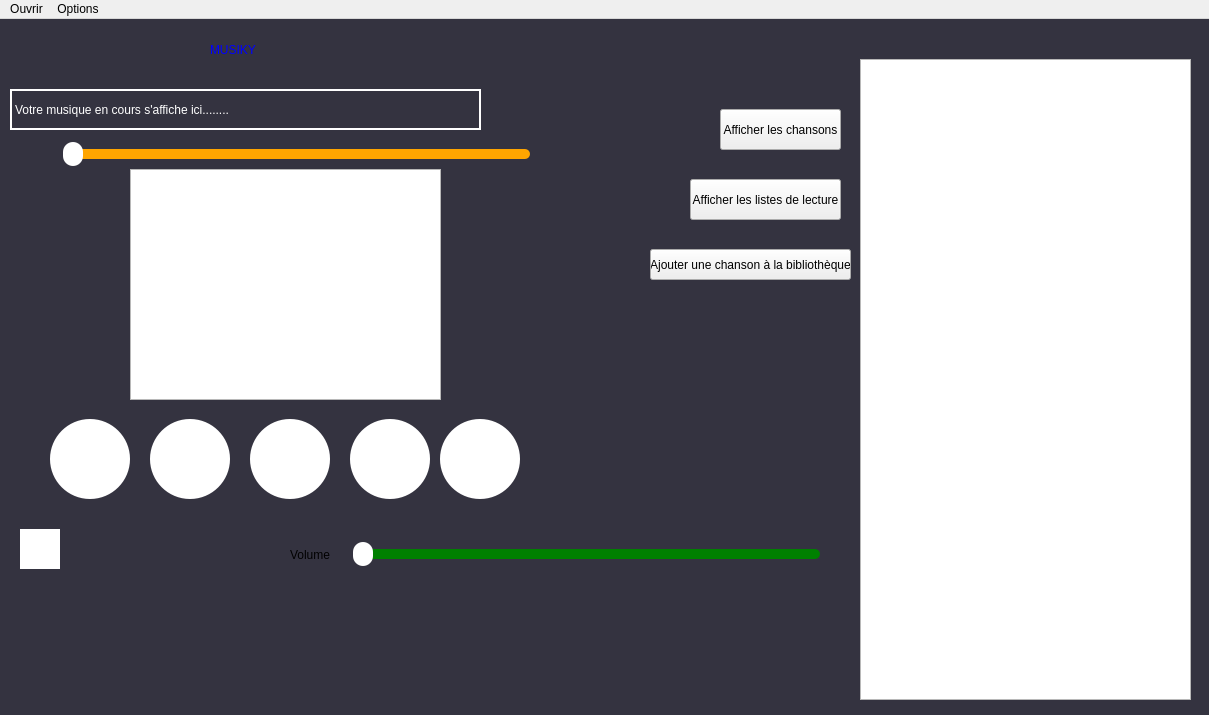
<?xml version="1.0" encoding="UTF-8"?>
<ui version="4.0">
 <class>MainWindow</class>
 <widget class="QMainWindow" name="MainWindow">
  <property name="geometry">
   <rect>
    <x>0</x>
    <y>0</y>
    <width>1209</width>
    <height>715</height>
   </rect>
  </property>
  <property name="font">
   <font>
    <italic>true</italic>
   </font>
  </property>
  <property name="windowTitle">
   <string>MainWindow</string>
  </property>
  <property name="styleSheet">
   <string notr="true">QMainWindow{

          background-color:rgb(52,51,64);

}</string>
  </property>
  <widget class="QWidget" name="centralwidget">
   <widget class="QLabel" name="label">
    <property name="geometry">
     <rect>
      <x>210</x>
      <y>10</y>
      <width>181</width>
      <height>41</height>
     </rect>
    </property>
    <property name="styleSheet">
     <string notr="true">color: blue;
font: 75 35pt &quot;MS Shell Dlg 2&quot;;

</string>
    </property>
    <property name="text">
     <string>MUSIKY</string>
    </property>
   </widget>
   <widget class="QLabel" name="label_filename">
    <property name="geometry">
     <rect>
      <x>10</x>
      <y>70</y>
      <width>471</width>
      <height>41</height>
     </rect>
    </property>
    <property name="styleSheet">
     <string notr="true">QLabel{
border:2px solid rgb(255,255,255);
color:rgb(255,255,255);
}</string>
    </property>
    <property name="frameShape">
     <enum>QFrame::Panel</enum>
    </property>
    <property name="lineWidth">
     <number>2</number>
    </property>
    <property name="text">
     <string>Votre musique en cours s'affiche ici........</string>
    </property>
   </widget>
   <widget class="QSlider" name="horizontalSlider">
    <property name="geometry">
     <rect>
      <x>50</x>
      <y>120</y>
      <width>501</width>
      <height>31</height>
     </rect>
    </property>
    <property name="styleSheet">
     <string notr="true">QSlider::groove:horizontal{
height:10px;
width:460px;
background:orange;
border-radius:5px;
}

QSlider::handle:horizontal{
background:rgb(255,255,255);
height:20px;
width:20px;
margin:-7px  -7px;
border-radius:10px;



}</string>
    </property>
    <property name="orientation">
     <enum>Qt::Horizontal</enum>
    </property>
   </widget>
   <widget class="QPushButton" name="pushButton_Play">
    <property name="geometry">
     <rect>
      <x>250</x>
      <y>400</y>
      <width>80</width>
      <height>80</height>
     </rect>
    </property>
    <property name="styleSheet">
     <string notr="true">QPushButton{
   border:none;
   border-radius:40px;
background-color:rgb(255,255,255);
color:rgb(52,51,64);
min-width:80px;
max-width:80px;
min-height:80px;
max-height:80px;
padding:0px;
}

QPushButton:Hover{
  background-color: yellow 
}</string>
    </property>
    <property name="text">
     <string/>
    </property>
    <property name="iconSize">
     <size>
      <width>30</width>
      <height>30</height>
     </size>
    </property>
   </widget>
   <widget class="QPushButton" name="pushButton_3_Pause">
    <property name="geometry">
     <rect>
      <x>350</x>
      <y>400</y>
      <width>80</width>
      <height>80</height>
     </rect>
    </property>
    <property name="styleSheet">
     <string notr="true">QPushButton{
   border:none;
   border-radius:40px;
background-color:rgb(255,255,255);
color:rgb(52,51,64);
min-width:80px;
max-width:80px;
min-height:80px;
max-height:80px;
padding:0px;
}

QPushButton:Hover{
  background-color: purple; 
}</string>
    </property>
    <property name="text">
     <string/>
    </property>
    <property name="iconSize">
     <size>
      <width>30</width>
      <height>30</height>
     </size>
    </property>
   </widget>
   <widget class="QPushButton" name="pushButton_4_Stop">
    <property name="geometry">
     <rect>
      <x>150</x>
      <y>400</y>
      <width>80</width>
      <height>80</height>
     </rect>
    </property>
    <property name="styleSheet">
     <string notr="true">QPushButton{
   border:none;
   border-radius:40px;
background-color:rgb(255,255,255);
color:rgb(52,51,64);
min-width:80px;
max-width:80px;
min-height:80px;
max-height:80px;
padding:0px;
}

QPushButton:Hover{
  background-color: gray;
}</string>
    </property>
    <property name="text">
     <string/>
    </property>
    <property name="iconSize">
     <size>
      <width>30</width>
      <height>30</height>
     </size>
    </property>
   </widget>
   <widget class="QSlider" name="horizontalSlider_2">
    <property name="geometry">
     <rect>
      <x>340</x>
      <y>520</y>
      <width>501</width>
      <height>31</height>
     </rect>
    </property>
    <property name="styleSheet">
     <string notr="true">QSlider::groove:horizontal{
height:10px;
width:460px;
background:green;
border-radius:5px;
}

QSlider::handle:horizontal{
background:rgb(255,255,255);
height:20px;
width:20px;
margin:-7px  -7px;
border-radius:10px;



}</string>
    </property>
    <property name="orientation">
     <enum>Qt::Horizontal</enum>
    </property>
   </widget>
   <widget class="QPushButton" name="pushButton_volume">
    <property name="geometry">
     <rect>
      <x>20</x>
      <y>510</y>
      <width>40</width>
      <height>40</height>
     </rect>
    </property>
    <property name="styleSheet">
     <string notr="true">QPushButton{
   border:none;
   border-radius:40px;
background-color:rgb(255,255,255);
color:rgb(52,51,64);
min-width:40px;
max-width:40px;
min-height:40px;
max-height:40px;
padding:0px;
}</string>
    </property>
    <property name="text">
     <string/>
    </property>
   </widget>
   <widget class="QLabel" name="label_3">
    <property name="geometry">
     <rect>
      <x>290</x>
      <y>520</y>
      <width>41</width>
      <height>31</height>
     </rect>
    </property>
    <property name="text">
     <string>Volume:</string>
    </property>
   </widget>
   <widget class="QListView" name="listView">
    <property name="geometry">
     <rect>
      <x>860</x>
      <y>40</y>
      <width>331</width>
      <height>641</height>
     </rect>
    </property>
   </widget>
   <widget class="QPushButton" name="pushButton_3_next">
    <property name="geometry">
     <rect>
      <x>440</x>
      <y>400</y>
      <width>80</width>
      <height>80</height>
     </rect>
    </property>
    <property name="styleSheet">
     <string notr="true">QPushButton{
   border:none;
   border-radius:40px;
background-color:rgb(255,255,255);
color:rgb(52,51,64);
min-width:80px;
max-width:80px;
min-height:80px;
max-height:80px;
padding:0px;
}

QPushButton:Hover{
  background-color: yellow 
}</string>
    </property>
    <property name="text">
     <string/>
    </property>
    <property name="iconSize">
     <size>
      <width>30</width>
      <height>30</height>
     </size>
    </property>
   </widget>
   <widget class="QPushButton" name="pushButton_previous">
    <property name="geometry">
     <rect>
      <x>50</x>
      <y>400</y>
      <width>80</width>
      <height>80</height>
     </rect>
    </property>
    <property name="styleSheet">
     <string notr="true">QPushButton{
   border:none;
   border-radius:40px;
background-color:rgb(255,255,255);
color:rgb(52,51,64);
min-width:80px;
max-width:80px;
min-height:80px;
max-height:80px;
padding:0px;
}

QPushButton:Hover{
  background-color: yellow 
}</string>
    </property>
    <property name="text">
     <string/>
    </property>
    <property name="iconSize">
     <size>
      <width>30</width>
      <height>30</height>
     </size>
    </property>
   </widget>
   <widget class="QPushButton" name="pushButton">
    <property name="geometry">
     <rect>
      <x>650</x>
      <y>230</y>
      <width>201</width>
      <height>31</height>
     </rect>
    </property>
    <property name="styleSheet">
     <string notr="true">QPushButton:Hover{
  background-color: blue; 
}</string>
    </property>
    <property name="text">
     <string>Ajouter une chanson à la bibliothèque</string>
    </property>
   </widget>
   <widget class="QLabel" name="label_start">
    <property name="geometry">
     <rect>
      <x>10</x>
      <y>150</y>
      <width>61</width>
      <height>21</height>
     </rect>
    </property>
    <property name="text">
     <string/>
    </property>
   </widget>
   <widget class="QLabel" name="label_end">
    <property name="geometry">
     <rect>
      <x>530</x>
      <y>150</y>
      <width>47</width>
      <height>20</height>
     </rect>
    </property>
    <property name="text">
     <string/>
    </property>
   </widget>
   <widget class="QGraphicsView" name="graphicsView">
    <property name="geometry">
     <rect>
      <x>130</x>
      <y>150</y>
      <width>311</width>
      <height>231</height>
     </rect>
    </property>
   </widget>
   <widget class="QPushButton" name="pushButton_2">
    <property name="geometry">
     <rect>
      <x>720</x>
      <y>90</y>
      <width>121</width>
      <height>41</height>
     </rect>
    </property>
    <property name="text">
     <string>Afficher les chansons</string>
    </property>
   </widget>
   <widget class="QPushButton" name="pushButton_3">
    <property name="geometry">
     <rect>
      <x>690</x>
      <y>160</y>
      <width>151</width>
      <height>41</height>
     </rect>
    </property>
    <property name="text">
     <string>Afficher les listes de lecture</string>
    </property>
   </widget>
  </widget>
  <widget class="QMenuBar" name="menubar">
   <property name="geometry">
    <rect>
     <x>0</x>
     <y>0</y>
     <width>1209</width>
     <height>20</height>
    </rect>
   </property>
   <widget class="QMenu" name="menugtt">
    <property name="title">
     <string>Ouvrir</string>
    </property>
    <addaction name="horizontalSlider_Audio_File_Duration"/>
    <addaction name="actionListe_de_lecture"/>
   </widget>
   <widget class="QMenu" name="menuOptions">
    <property name="title">
     <string>Options</string>
    </property>
    <addaction name="actionR_initialiser_la_biblioth_que"/>
    <addaction name="actionRaffraichir_la_binlioth_que"/>
    <addaction name="actionQuitter"/>
   </widget>
   <addaction name="menugtt"/>
   <addaction name="menuOptions"/>
  </widget>
  <action name="horizontalSlider_Audio_File_Duration">
   <property name="text">
    <string>Fichier musique</string>
   </property>
  </action>
  <action name="actionR_initialiser_la_biblioth_que">
   <property name="text">
    <string>Réinitialiser la bibliothèque</string>
   </property>
  </action>
  <action name="actionRaffraichir_la_binlioth_que">
   <property name="text">
    <string>Raffraichir la bibliothèque</string>
   </property>
  </action>
  <action name="actionQuitter">
   <property name="text">
    <string>Quitter</string>
   </property>
  </action>
  <action name="actionListe_de_lecture">
   <property name="text">
    <string>Liste de lecture</string>
   </property>
  </action>
 </widget>
 <resources/>
 <connections/>
</ui>
